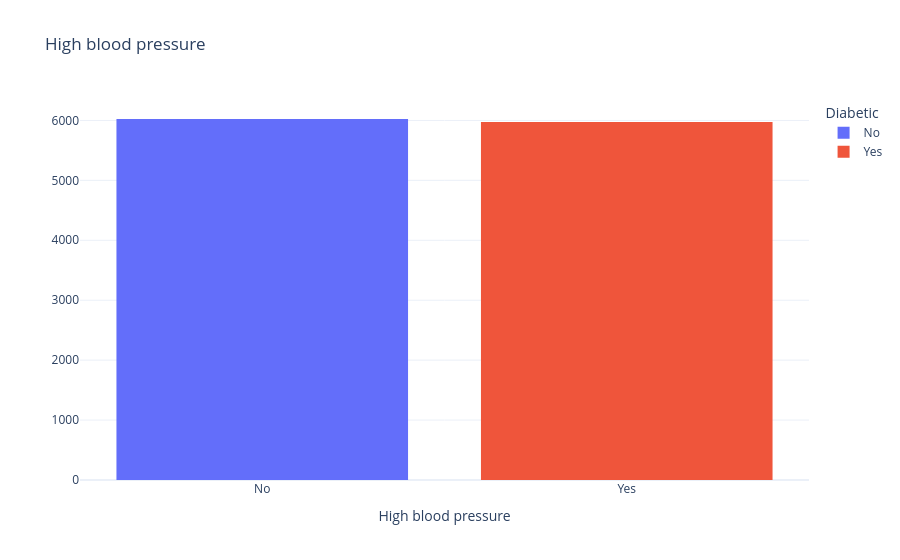
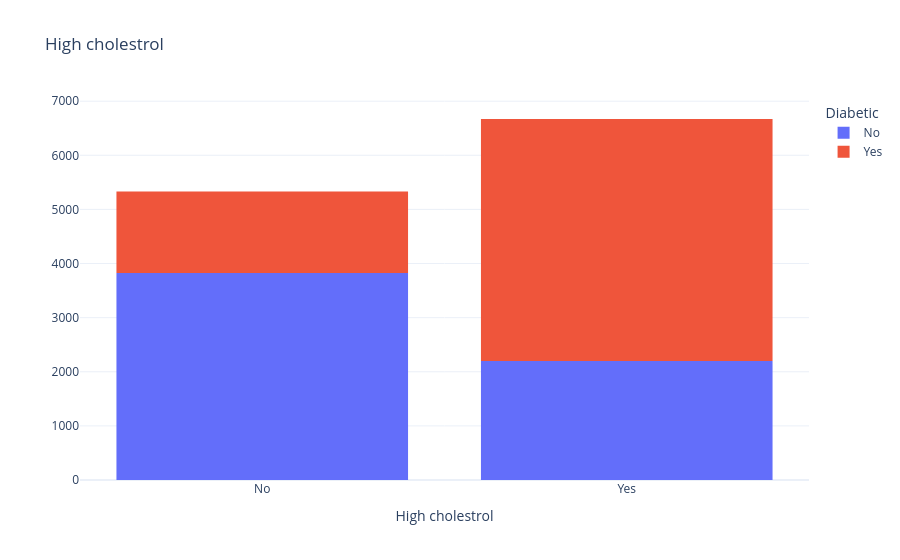
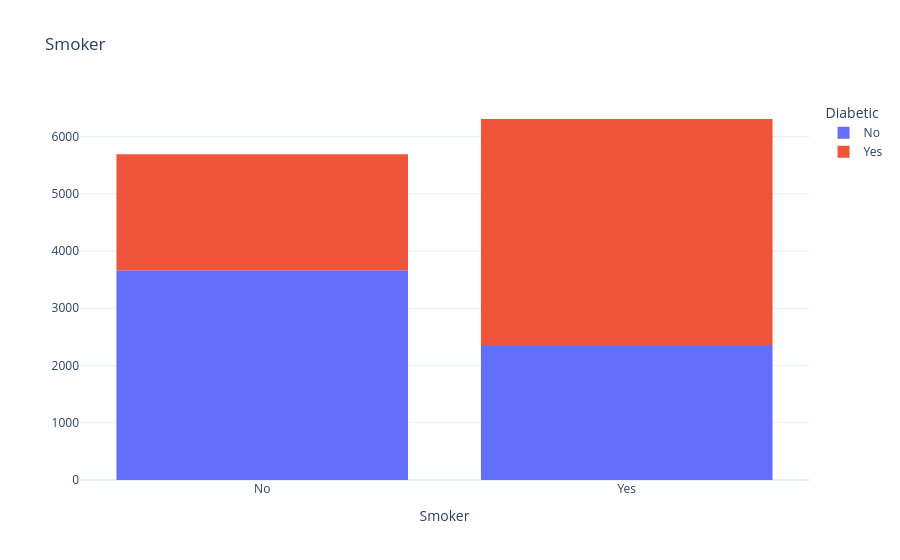

Write notebook code for charts like these, in order.
### Code cell
factors = ['HighBP', 'HighChol', 'Smoker', 'Stroke', 'HeartDiseaseorAttack', 'PhysActivity', 'HvyAlcoholConsump']
fac_titles = ['High blood pressure', 'High cholestrol', 'Smoker', 'Stroke', 'Heart Disease/Attack', 'Physical Activity', 'Alcholic']

for col, title in zip(bin_cols, fac_titles):
    fig = px.histogram(df_c, x=col, color='Diabetes_binary', labels={f'{col}': f'{title}', 'Diabetes_binary': 'Diabetic'}, title=title)
    fig.update_layout(template='plotly_white', yaxis_title=None, xaxis_title=title)
    fig.show()

### Figure 1 — Plotly figure (JSON) as saved in the notebook; plotly's stock layout.template omitted (floating-point values rounded to 4 significant figures; data arrays with more than 128 entries replaced by an {"elided": "..."} marker saying what was removed)
{"data": [{"alignmentgroup": "True", "bingroup": "x", "hovertemplate": "Diabetic=%{x}<br>count=%{y}<extra></extra>", "legendgroup": "No", "marker": {"color": "#636efa", "pattern": {"shape": ""}}, "name": "No", "offsetgroup": "No", "orientation": "v", "showlegend": true, "type": "histogram", "x": {"elided": "6024 str values"}, "xaxis": "x", "yaxis": "y"}, {"alignmentgroup": "True", "bingroup": "x", "hovertemplate": "Diabetic=%{x}<br>count=%{y}<extra></extra>", "legendgroup": "Yes", "marker": {"color": "#EF553B", "pattern": {"shape": ""}}, "name": "Yes", "offsetgroup": "Yes", "orientation": "v", "showlegend": true, "type": "histogram", "x": {"elided": "5976 str values"}, "xaxis": "x", "yaxis": "y"}], "layout": {"barmode": "relative", "legend": {"title": {"text": "Diabetic"}, "tracegroupgap": 0}, "title": {"text": "High blood pressure"}, "xaxis": {"anchor": "y", "categoryarray": ["No", "Yes"], "categoryorder": "array", "domain": [0, 1], "title": {"text": "High blood pressure"}}, "yaxis": {"anchor": "x", "domain": [0, 1], "title": {}}}}

### Figure 2 — Plotly figure (JSON) as saved in the notebook; plotly's stock layout.template omitted (floating-point values rounded to 4 significant figures; data arrays with more than 128 entries replaced by an {"elided": "..."} marker saying what was removed)
{"data": [{"alignmentgroup": "True", "bingroup": "x", "hovertemplate": "Diabetic=No<br>High cholestrol=%{x}<br>count=%{y}<extra></extra>", "legendgroup": "No", "marker": {"color": "#636efa", "pattern": {"shape": ""}}, "name": "No", "offsetgroup": "No", "orientation": "v", "showlegend": true, "type": "histogram", "x": {"elided": "6024 str values"}, "xaxis": "x", "yaxis": "y"}, {"alignmentgroup": "True", "bingroup": "x", "hovertemplate": "Diabetic=Yes<br>High cholestrol=%{x}<br>count=%{y}<extra></extra>", "legendgroup": "Yes", "marker": {"color": "#EF553B", "pattern": {"shape": ""}}, "name": "Yes", "offsetgroup": "Yes", "orientation": "v", "showlegend": true, "type": "histogram", "x": {"elided": "5976 str values"}, "xaxis": "x", "yaxis": "y"}], "layout": {"barmode": "relative", "legend": {"title": {"text": "Diabetic"}, "tracegroupgap": 0}, "title": {"text": "High cholestrol"}, "xaxis": {"anchor": "y", "domain": [0, 1], "title": {"text": "High cholestrol"}}, "yaxis": {"anchor": "x", "domain": [0, 1], "title": {}}}}

### Figure 3 — Plotly figure (JSON) as saved in the notebook; plotly's stock layout.template omitted (floating-point values rounded to 4 significant figures; data arrays with more than 128 entries replaced by an {"elided": "..."} marker saying what was removed)
{"data": [{"alignmentgroup": "True", "bingroup": "x", "hovertemplate": "Diabetic=No<br>Smoker=%{x}<br>count=%{y}<extra></extra>", "legendgroup": "No", "marker": {"color": "#636efa", "pattern": {"shape": ""}}, "name": "No", "offsetgroup": "No", "orientation": "v", "showlegend": true, "type": "histogram", "x": {"elided": "6024 str values"}, "xaxis": "x", "yaxis": "y"}, {"alignmentgroup": "True", "bingroup": "x", "hovertemplate": "Diabetic=Yes<br>Smoker=%{x}<br>count=%{y}<extra></extra>", "legendgroup": "Yes", "marker": {"color": "#EF553B", "pattern": {"shape": ""}}, "name": "Yes", "offsetgroup": "Yes", "orientation": "v", "showlegend": true, "type": "histogram", "x": {"elided": "5976 str values"}, "xaxis": "x", "yaxis": "y"}], "layout": {"barmode": "relative", "legend": {"title": {"text": "Diabetic"}, "tracegroupgap": 0}, "title": {"text": "Smoker"}, "xaxis": {"anchor": "y", "domain": [0, 1], "title": {"text": "Smoker"}}, "yaxis": {"anchor": "x", "domain": [0, 1], "title": {}}}}
